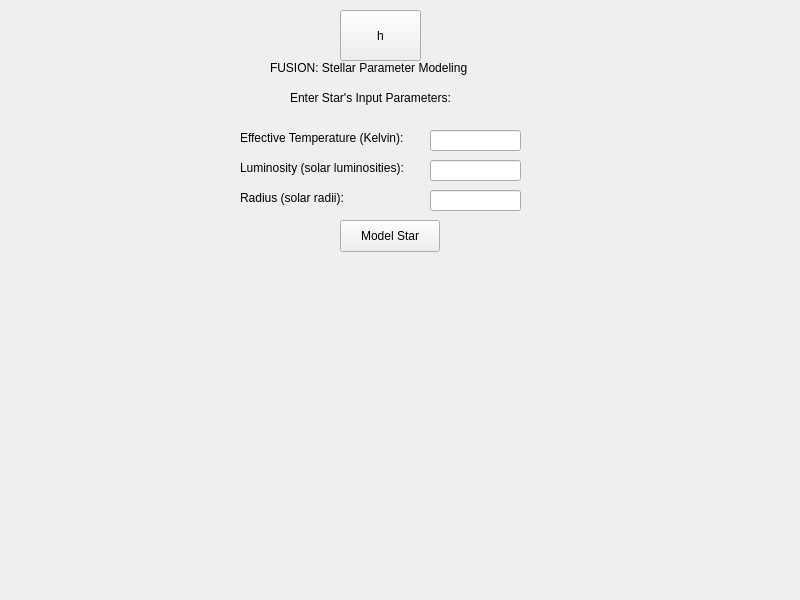
<?xml version="1.0" encoding="UTF-8"?>
<ui version="4.0">
 <class>Widget</class>
 <widget class="QWidget" name="Widget">
  <property name="geometry">
   <rect>
    <x>0</x>
    <y>0</y>
    <width>800</width>
    <height>600</height>
   </rect>
  </property>
  <property name="windowTitle">
   <string>Widget</string>
  </property>
  <widget class="QLabel" name="label">
   <property name="geometry">
    <rect>
     <x>270</x>
     <y>60</y>
     <width>221</width>
     <height>16</height>
    </rect>
   </property>
   <property name="text">
    <string>FUSION: Stellar Parameter Modeling</string>
   </property>
  </widget>
  <widget class="QPushButton" name="pushButton">
   <property name="geometry">
    <rect>
     <x>340</x>
     <y>220</y>
     <width>100</width>
     <height>32</height>
    </rect>
   </property>
   <property name="text">
    <string>Model Star</string>
   </property>
  </widget>
  <widget class="QLabel" name="label_2">
   <property name="geometry">
    <rect>
     <x>290</x>
     <y>90</y>
     <width>181</width>
     <height>16</height>
    </rect>
   </property>
   <property name="text">
    <string>Enter Star's Input Parameters:</string>
   </property>
  </widget>
  <widget class="QLabel" name="label_3">
   <property name="geometry">
    <rect>
     <x>240</x>
     <y>130</y>
     <width>191</width>
     <height>16</height>
    </rect>
   </property>
   <property name="text">
    <string>Effective Temperature (Kelvin):</string>
   </property>
  </widget>
  <widget class="QLabel" name="label_4">
   <property name="geometry">
    <rect>
     <x>240</x>
     <y>160</y>
     <width>191</width>
     <height>16</height>
    </rect>
   </property>
   <property name="text">
    <string>Luminosity (solar luminosities):</string>
   </property>
  </widget>
  <widget class="QLabel" name="label_5">
   <property name="geometry">
    <rect>
     <x>240</x>
     <y>190</y>
     <width>191</width>
     <height>16</height>
    </rect>
   </property>
   <property name="text">
    <string>Radius (solar radii):</string>
   </property>
  </widget>
  <widget class="QLineEdit" name="lineEdit">
   <property name="geometry">
    <rect>
     <x>430</x>
     <y>130</y>
     <width>91</width>
     <height>21</height>
    </rect>
   </property>
  </widget>
  <widget class="QLineEdit" name="lineEdit_2">
   <property name="geometry">
    <rect>
     <x>430</x>
     <y>160</y>
     <width>91</width>
     <height>21</height>
    </rect>
   </property>
  </widget>
  <widget class="QLineEdit" name="lineEdit_3">
   <property name="geometry">
    <rect>
     <x>430</x>
     <y>190</y>
     <width>91</width>
     <height>21</height>
    </rect>
   </property>
  </widget>
  <widget class="QToolButton" name="toolButton">
   <property name="geometry">
    <rect>
     <x>340</x>
     <y>10</y>
     <width>81</width>
     <height>51</height>
    </rect>
   </property>
   <property name="text">
    <string>h</string>
   </property>
  </widget>
 </widget>
 <resources/>
 <connections/>
</ui>
